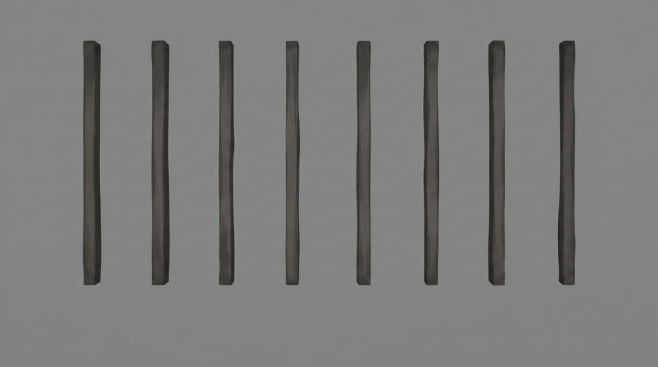
#> input picture art_src/approved/nyts_src_row.png, 1315 x 734 px (shown at 1/2 size)
$ python cut_layers.py
#> lines starting #> are read from the running program, lines starting #| are printed output that depends on the picture
"""Ріже згенеровані кадри Ниці на шари з прозорим тлом.

Тло в цих кадрах — рівний сірий або чорний, тому знімається порогом за
різницею кольору. Заодно відрізає суцільні смуги зверху й знизу: балку стелі
й підлогу. Розпізнає їх за часткою непрозорих пікселів у рядку — підлога
заповнює рядок цілком, стовпи лише на чверть.

Запуск:  python tools/cut_layers.py
"""
import os
from collections import Counter
from PIL import Image, ImageChops

ROOT = os.path.dirname(os.path.dirname(os.path.abspath(__file__)))
SRC = os.path.join(ROOT, "art_src", "approved")
OUT = os.path.join(ROOT, "game", "art", "nyts")

SOFT_LOW = 24     # нижче цієї різниці — тло
SOFT_HIGH = 56    # вище — предмет; між ними мʼякий край
SOLID_ROW = 0.60  # частка непрозорого, за якою рядок вважається суцільним


def detect_background(img):
    """Найчастіший колір у смузі 30-45% висоти — це тло."""
    w, h = img.size
    band = img.crop((0, int(h * 0.30), w, int(h * 0.45))).resize((max(w // 8, 1), 40))
    return Counter(band.getdata()).most_common(1)[0][0]


def key_out(img, bg):
    solid = Image.new("RGB", img.size, bg)
    diff = ImageChops.difference(img, solid).convert("L")
    table = [
        0 if v < SOFT_LOW
        else 255 if v > SOFT_HIGH
        else int((v - SOFT_LOW) / (SOFT_HIGH - SOFT_LOW) * 255)
        for v in range(256)
    ]
    out = img.convert("RGBA")
    out.putalpha(diff.point(table))
    return out


def row_coverage(alpha):
    w, h = alpha.size
    small = alpha.resize((160, h))
    px = small.load()
    return [sum(1 for x in range(160) if px[x, y] > 100) / 160.0 for y in range(h)]


def trim_solid_bands(rgba):
    """Знімає суцільні смуги зверху (балка) й знизу (підлога)."""
    cover = row_coverage(rgba.getchannel("A"))
    h = len(cover)

    top = 0
    while top < h and cover[top] > SOLID_ROW:
        top += 1
    bottom = h - 1
    while bottom > top and cover[bottom] > SOLID_ROW:
        bottom -= 1

    pillars = rgba.crop((0, top, rgba.width, bottom + 1))
    floor = rgba.crop((0, bottom + 1, rgba.width, h))
    return pillars, floor


def trim_empty_edges(rgba):
    """Обрізає повністю прозорі поля, щоб масштаб у грі був передбачуваним."""
    box = rgba.getchannel("A").getbbox()
    return rgba.crop(box) if box else rgba


def coverage_of(rgba):
    small = rgba.getchannel("A").resize((200, 120))
    px = small.load()
    hits = sum(1 for y in range(120) for x in range(200) if px[x, y] > 100)
    return hits / (200.0 * 120.0)


# (файл-джерело, назва шару, чи зберігати відрізану підлогу)
JOBS = [
    ("nyts_src_row.png", "pillars_row", False),
    ("nyts_src_far.png", "pillars_far", False),
    ("nyts_src_mid.png", "pillars_mid", False),
    ("nyts_src_front.png", "pillars_front", False),
    ("nyts_src_pillars_near.jpg", "pillars_near", True),
    ("nyts_floor_v01.jpg", "floor_wide", False),
    # Заграву більше не ріжемо з генерації: вона малюється кодом,
    # див. tools/make_glow.py. Мазок у джерелі світла тільки шкодив.
]


def main():
    os.makedirs(OUT, exist_ok=True)
    for filename, name, keep_floor in JOBS:
        path = os.path.join(SRC, filename)
        if not os.path.exists(path):
            print("немає:", filename)
            continue

        img = Image.open(path).convert("RGB")
        bg = detect_background(img)
#> in detect_background, `band = img.crop((0, int(h * 0.30), w, int(h * 0.45))).resize((max(w //..`:
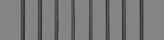
#> band: PIL image 164x40 RGB; mean R, G, B 121.3, 121, 120
#> bg = (132, 132, 132)
        rgba = key_out(img, bg)
#> in key_out, `solid = Image.new("RGB", img.size, bg)`: solid: PIL image 1315x734 RGB; every value is 132
#> in key_out, `diff = ImageChops.difference(img, solid).convert("L")`:
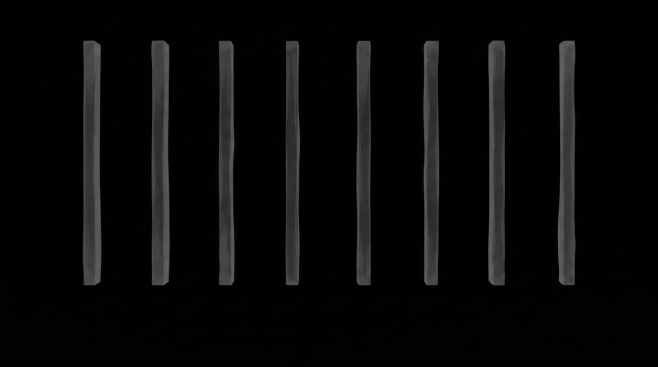
#> diff: PIL image 1315x734 L (shown at 1/2 size); min 0, max 105, mean 8.8
#> in key_out, out is the input picture: PIL image 1315x734 RGBA; mean R, G, B, A 124, 123.8, 123.1, 255
#> in key_out, `out.putalpha(diff.point(table))`:
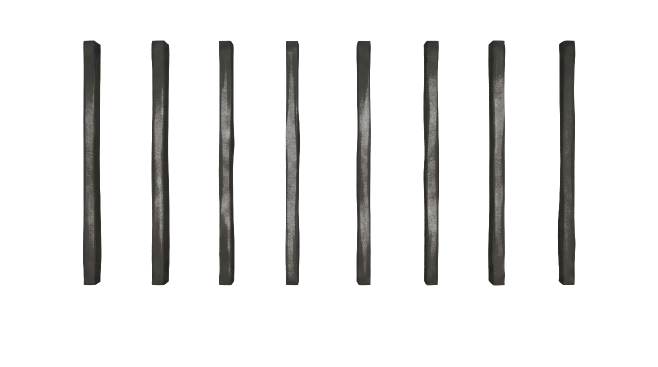
#> out: PIL image 1315x734 RGBA (shown at 1/2 size); mean R, G, B, A 124, 123.8, 123.1, 29.2; transparent parts drawn white

        if name in ("floor_wide", "glow"):
            # Підлога й заграва суцільні за задумом — смуги з них не ріжемо.
            result = trim_empty_edges(rgba)
            result.save(os.path.join(OUT, name + ".png"))
            print("%-14s тло=%s  %dx%d" % (name, bg, result.width, result.height))
            continue

        pillars, floor = trim_solid_bands(rgba)
#> in row_coverage, `small = alpha.resize((160, h))`:
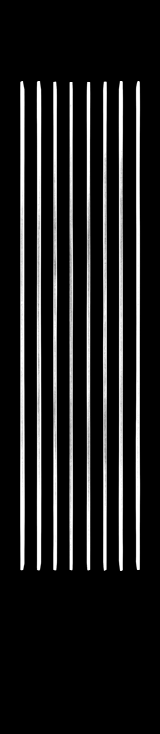
#> small: PIL image 160x734 L; min 0, max 255, mean 29.4
#> in trim_solid_bands, `cover = row_coverage(rgba.getchannel("A"))`: cover = 734 values, max 0.2 at index 89, min 0 at index 0, mean 0.128
#> in trim_solid_bands, `h = len(cover)`: h = 734
#> after the loop in trim_solid_bands, `while top < h and cover[top] > SOLID_ROW:`: top = 0
#> in trim_solid_bands, `bottom = h - 1`: bottom = 733
        pillars = trim_empty_edges(pillars)
#> in trim_empty_edges, `box = rgba.getchannel("A").getbbox()`: box = (166, 81, 1151, 571)
#> in trim_empty_edges, `return rgba.crop(box) if box else rgba`:
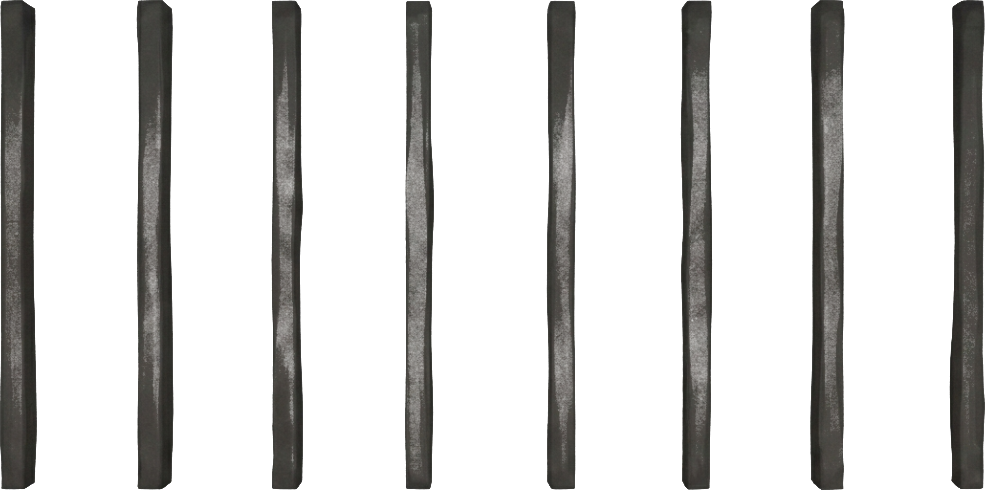
#> returned value: PIL image 985x490 RGBA; mean R, G, B, A 116.4, 116, 114.7, 58.4; transparent parts drawn white

        if name == "pillars_front":
            # У джерелі стовпи стоять по ОБОХ краях. При повторенні вони
            # сходяться парою на кожному стику й перекривають пів екрана.
            # Лишаємо один стовп, а тоді доклеюємо порожнечі: за правилом
            # щільності передній план має займати 10-15% кадру, інакше він
            # закриває гравця, а не додає глибини.
            pillars = pillars.crop((0, 0, int(pillars.width * 0.42), pillars.height))
            padded = Image.new("RGBA", (int(pillars.width * 2.8), pillars.height))
            padded.paste(pillars, (0, 0))
            pillars = padded
        pillars.save(os.path.join(OUT, name + ".png"))
        print("%-14s тло=%s  %dx%d  заповнення=%.0f%%" % (
            name, bg, pillars.width, pillars.height, coverage_of(pillars) * 100
        ))
#> in coverage_of, `small = rgba.getchannel("A").resize((200, 120))`:
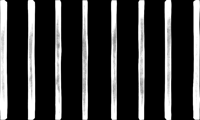
#> small: PIL image 200x120 L; min 0, max 255, mean 58.7
#> in coverage_of, `hits = sum(1 for y in range(120) for x in range(200) if px[x, y] > 100)`: hits = 6141
#| pillars_row    тло=(132, 132, 132)  985x490  заповнення=26%

        if keep_floor and floor.height > 40:
            floor = trim_empty_edges(floor)
            floor.save(os.path.join(OUT, "floor.png"))
            print("%-14s %dx%d" % ("floor", floor.width, floor.height))
#> pass 2 of the loop in main, `for filename, name, keep_floor in JOBS:`:
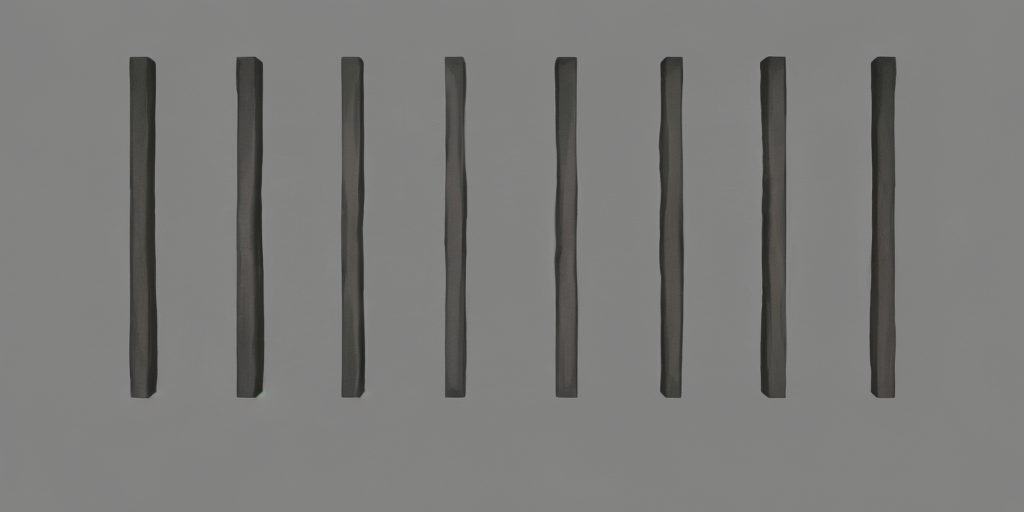
#> input picture art_src/approved/nyts_src_far.png, 1024 x 512 px
#> img: PIL image 1024x512 RGB
#> band: PIL image 128x40 RGB
#> bg = (131, 131, 130)
#> solid: PIL image 1024x512 RGB
#> diff: PIL image 1024x512 L
#> in row_coverage (call 2), `small = alpha.resize((160, h))`:
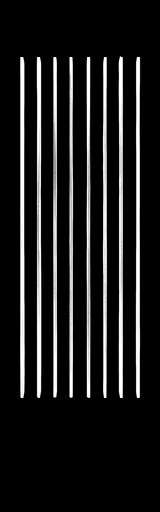
#> small: PIL image 160x512 L; min 0, max 255, mean 29.3
#> in coverage_of (call 2), `small = rgba.getchannel("A").resize((200, 120))`:
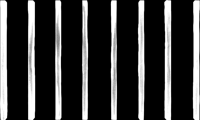
#> small: PIL image 200x120 L; min 0, max 255, mean 58.3
#> hits = 6147
#| pillars_far    тло=(131, 131, 130)  768x342  заповнення=26%
#> pass 3 of the loop in main, `for filename, name, keep_floor in JOBS:`:
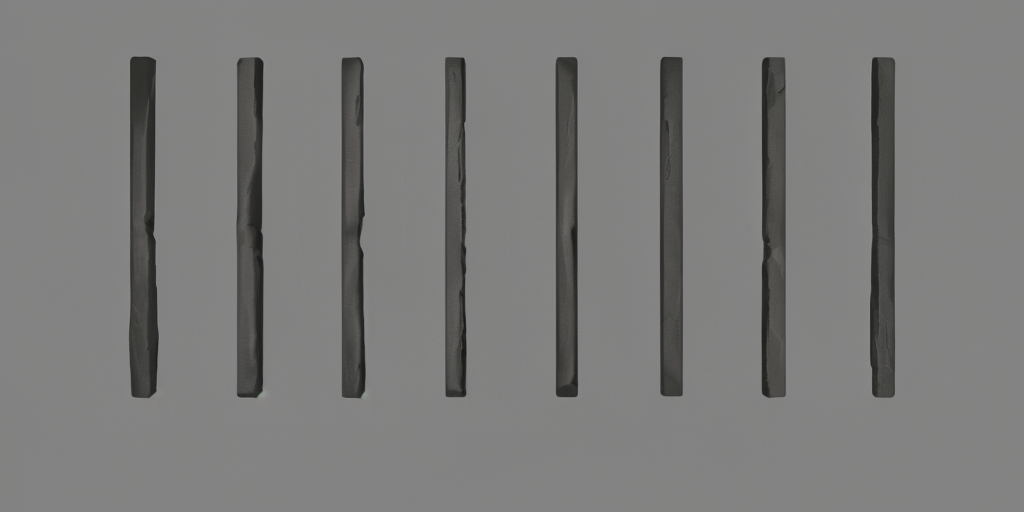
#> input picture art_src/approved/nyts_src_mid.png, 1024 x 512 px
#> in row_coverage (call 3), `small = alpha.resize((160, h))`:
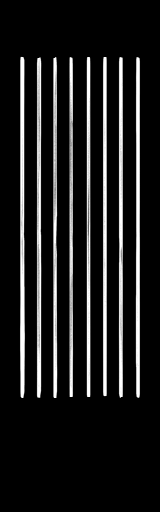
#> small: PIL image 160x512 L; min 0, max 255, mean 28.8
#> in coverage_of (call 3), `small = rgba.getchannel("A").resize((200, 120))`:
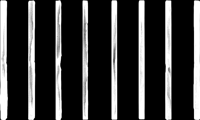
#> small: PIL image 200x120 L; min 0, max 255, mean 57.6
#> hits = 6003
#| pillars_mid    тло=(131, 131, 130)  766x342  заповнення=25%
#> the loop made 6 passes; the first 3 are shown

    print("\nготово ->", OUT)


if __name__ == "__main__":
    main()
